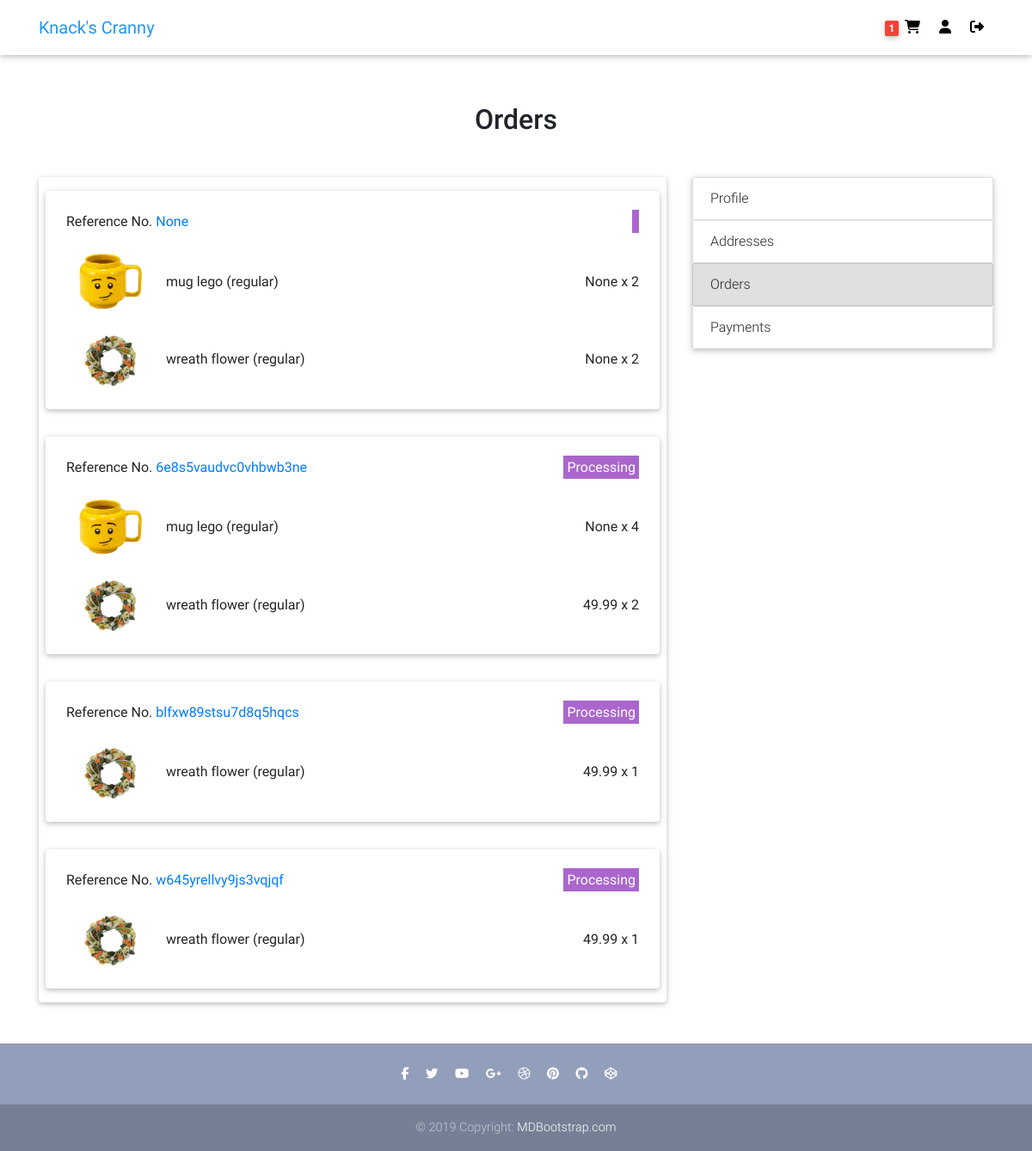
Page /orders/ (signed in) on the committed database.
### users/models.py (models this page shows, shortened)
class Customer(models.Model):
    user = models.OneToOneField(User, on_delete=models.SET_NULL, blank=True, null=True)
    session_id = models.CharField(max_length=32, blank=True, null=True)
    first_name = models.CharField(max_length=50, blank=True, null=True)
    last_name = models.CharField(max_length=50, blank=True, null=True)
    email = models.EmailField(max_length=100, blank=True, null=True)
    contact1 = models.CharField(max_length=30, blank=True, null=True)
    contact2 = models.CharField(max_length=30, blank=True, null=True)
    date_added = models.DateTimeField(default=timezone.now)
    date_updated = models.DateTimeField(default=timezone.now)
    image = models.ImageField(default=f'default_profile.png', upload_to='profile_pics')

### ecommerce/models.py (models this page shows, shortened)
class Order(models.Model):
    customer = models.ForeignKey(Customer, on_delete=models.SET_NULL, blank=True, null=True)
    reference_code = models.CharField(max_length=20, blank=True, null=True)
    shipping_address = models.ForeignKey(Address, related_name='shipping_address', on_delete=models.SET_NULL, blank=True, null=True)
    billing_address = models.ForeignKey(Address, related_name='billing_address', on_delete=models.SET_NULL, blank=True, null=True)
    payment = models.ForeignKey(Payment, on_delete=models.SET_NULL, blank=True, null=True)
    coupon = models.ForeignKey(Coupon, on_delete=models.SET_NULL, blank=True, null=True)
    date_added = models.DateTimeField(default=timezone.now)
    is_ordered = models.BooleanField(default=False)
    ordered_date = models.DateTimeField(blank=True, null=True)
    date_updated = models.DateTimeField(default=timezone.now)
    @property
    def get_cart_items(self):
        order_items = self.orderitem_set.all()
        total = sum([item.quantity for item in order_items])
        return total

class OrderItem(models.Model):
    item = models.ForeignKey(Variation, on_delete=models.SET_NULL, blank=True, null=True)
    order = models.ForeignKey(Order, on_delete=models.SET_NULL, blank=True, null=True)
    ordered_item_price = models.DecimalField(max_digits=6, decimal_places=2, null=True, blank=True)
    quantity = models.IntegerField(default=0, blank=True, null=True)
    date_added = models.DateTimeField(default=timezone.now)

class OrderStatus(models.Model):
    order = models.ForeignKey(Order, on_delete=models.CASCADE)
    status = models.CharField(max_length=2, choices=ORDER_STATUS, default='PC')
    refund_requested = models.BooleanField(default=False)
    refund_granted = models.BooleanField(default=False)
    date_added = models.DateTimeField(default=timezone.now)
    date_updated = models.DateTimeField(default=timezone.now)
    class Meta:
        verbose_name_plural = 'Order Statuses'

### items/models.py (models this page shows, shortened)
class Variation(models.Model):
    item = models.ForeignKey(Item, on_delete=models.CASCADE)
    name = models.CharField(max_length=100, default='regular')
    alias = models.CharField(max_length=150, blank=True, unique=True)
    price = models.DecimalField(max_digits=6, decimal_places=2, null=True, blank=True)
    price_discount = models.DecimalField(max_digits=6, decimal_places=2, null=True, blank=True)
    description = models.TextField(null=True, blank=True)
    inventory = models.PositiveIntegerField(default=0, blank=True)
    item_label = models.CharField(max_length=2, choices=ITEM_LABELS)
    active = models.BooleanField(default=True)
    date_added = models.DateTimeField(default=timezone.now)
    date_updated = models.DateTimeField(default=timezone.now)

class VariationImage(models.Model):
    variation = models.ForeignKey(Variation, on_delete=models.CASCADE)
    name = models.CharField(max_length=100, default='default')
    alias = models.CharField(max_length=150, blank=True, unique=True)
    image = image = models.ImageField(default=f'default_variation.png', upload_to='item_variation_pics')

class Item(models.Model):
    category = models.ForeignKey(Category, on_delete=models.SET_NULL, null=True, blank=True)
    name = models.CharField(max_length=100, unique=True)
    description = models.TextField()
    price = models.DecimalField(max_digits=6, decimal_places=2)
    price_discount = models.DecimalField(max_digits=6, decimal_places=2, null=True, blank=True)
    item_label = models.CharField(max_length=2, choices=ITEM_LABELS, default='NA')
    date_added = models.DateTimeField(default=timezone.now)
    date_updated = models.DateTimeField(default=timezone.now)
    image = models.ImageField(default=f'default.png', upload_to='item_pics')

### users/views.py (the view)
# urls.py: path('orders/', views.orders, name='orders'),
@login_required
def orders(request):
    customer = Customer.objects.filter(user=request.user).first()
    orders = Order.objects.filter(customer=customer, is_ordered=True)
    if request.method == 'GET':
        context = {
            'orders': orders,
        }
        return render(request, 'users/orders.html', context)

### ecommerce/templatetags/cart_items_count.py (called while the page is built)
@register.filter
def cart_items_count(request):
    customer = query_customer(request)
    order = Order.objects.filter(customer=customer, is_ordered=False)
    if order.exists():
        return order.first().get_cart_items
    return None

### ecommerce/views.py (called while the page is built)
def query_customer(request):
    if request.user.is_authenticated:
        return Customer.objects.filter(user=request.user).first()
    else:
        return get_session(request)

### users/templates/users/orders.html
{% extends "ecommerce/base.html" %}
{% load crispy_forms_tags %}
{% block content %}
<main class="mt-5 pt-4">
  <div class="container fadeIn">
    <h2 class="my-5 h2 text-center">Orders</h2>
    <div class="row">
      <div class="col-md-8 mb-4">
        <div class="card">
          {% for order in orders %}
          <div class="card mx-2 my-3">
            <div class="px-4 py-4">
              <div class="row">
                <div class="col-md-6">
                  Reference No. <a id="{{ order.reference_code}}" class="anchor" href="/payments/#{{ order.reference_code }}">{{ order.reference_code}}</a>
                </div>
                <div class="col-md-6 text-right">
                  <span class="px-1 py-1 bg-secondary text-white">{{ order.orderstatus_set.first.get_status_display }}</span>
                </div>
              </div>
              {% for item in order.orderitem_set.all %}
              <div class="row pt-4 align-items-center">
                <div class="col-md-2">
                  <a href="{% url 'ecommerce:item' item.item.item.id item.item.name %}" class="item-label">
                    <img style="width:100px" src="{{ item.item.variationimage_set.first.image.url }}">
                  </a>
                </div>
                <div class="col-md-5">
                  <a href="{% url 'ecommerce:item' item.item.item.id item.item.name %}" class="item-label">
                    {{ item.item.item.name }} ({{ item.item.name }})
                  </a>
                </div>
                <div class="col-md-3 offset-md-2 text-right">
                  {{ item.ordered_item_price }} x {{ item.quantity }}
                </div>
              </div>
              {% endfor %}
            </div>
          </div>
          {% endfor %}
        </div>
      </div>
      <div class="col-md-4 mb-4">
        <ul class="list-group mb-3 z-depth-1">
          <a href="{% url 'users:profile' %}">
            <li class="list-group-item d-flex justify-content-between">Profile</li>
          </a>
          <a href="{% url 'users:addresses' %}">
            <li class="list-group-item d-flex justify-content-between">Addresses</li>
          </a>
          <a href="{% url 'users:orders' %}">
            <li class="list-group-item d-flex justify-content-between bg-light">Orders</li>
          </a>
          <a href="{% url 'users:payments' %}">
            <li class="list-group-item d-flex justify-content-between">Payments</li>
          </a>
        </ul>
      </div>
    </div>
  </div>
</main>
{% endblock content %}

### ecommerce/templates/ecommerce/base.html (shortened to what this page needs)
{% load static %}
<!DOCTYPE html>
<html lang="en" dir="ltr">
<head>
    <link href="{% static 'ecommerce/css/bootstrap.min.css' %}" rel="stylesheet">
    <link href="{% static 'ecommerce/css/mdb.min.css' %}" rel="stylesheet">
    <link href="{% static 'ecommerce/css/style.css' %}" rel="stylesheet">
</head>
{% include "ecommerce/navbar.html" %}
<body>
    {% block content %}
    {% endblock content %}
    {% include "ecommerce/footer.html" %}
</body>
</html>

### ecommerce/templates/ecommerce/navbar.html (shortened to what this page needs)
{% load cart_items_count %}
<nav class="navbar fixed-top navbar-expand-lg navbar-light white scrolling-navbar">
    <div class="container">
      <a class="navbar-brand waves-effect" href="/">
        <strong class="blue-text">Knack's Cranny</strong>
      </a>
      <div class="collapse navbar-collapse" id="navbarSupportedContent">
        <ul class="navbar-nav nav-flex-icons">
          {% if request.user.is_authenticated %}
          <li class="nav-item">
            <a href="{% url 'ecommerce:cart' %}" class="nav-link waves-effect" title="Cart">
              {% if request|cart_items_count %}
              <span class="badge red z-depth-1"> {{ request|cart_items_count }} </span>
              {% endif %}
              <i class="fas fa-shopping-cart"></i>
            </a>
          </li>
          <li class="nav-item">
            <a href="{% url 'users:profile' %}" class="nav-link waves-effect" title="{{ user.username }}">
              <i class="fas fa-user"></i>
            </a>
          </li>
          <li class="nav-item">
            <a class="nav-link waves-effect" href="{% url 'logout' %}" title="Log Out">
              <i class="fas fa-sign-out-alt"></i>
            </a>
          </li>
          {% endif %}
        </ul>
      </div>
    </div>
  </nav>

### ecommerce/templates/ecommerce/footer.html
<footer class="page-footer text-center font-small mt-4 wow fadeIn">
    <hr class="my-4">
    <div class="pb-4">
      <a href="https://www.facebook.com/mdbootstrap" target="_blank">
        <i class="fab fa-facebook-f mr-3"></i>
      </a>
      <a href="https://twitter.com/MDBootstrap" target="_blank">
        <i class="fab fa-twitter mr-3"></i>
      </a>
      <a href="https://www.youtube.com/watch?v=7MUISDJ5ZZ4" target="_blank">
        <i class="fab fa-youtube mr-3"></i>
      </a>
      <a href="https://plus.google.com/u/0/b/107863090883699620484" target="_blank">
        <i class="fab fa-google-plus-g mr-3"></i>
      </a>
      <a href="https://dribbble.com/mdbootstrap" target="_blank">
        <i class="fab fa-dribbble mr-3"></i>
      </a>
      <a href="https://pinterest.com/mdbootstrap" target="_blank">
        <i class="fab fa-pinterest mr-3"></i>
      </a>
      <a href="https://github.com/mdbootstrap/bootstrap-material-design" target="_blank">
        <i class="fab fa-github mr-3"></i>
      </a>
      <a href="http://codepen.io/mdbootstrap/" target="_blank">
        <i class="fab fa-codepen mr-3"></i>
      </a>
    </div>
    <div class="footer-copyright py-3">
      © 2019 Copyright:
      <a href="https://mdbootstrap.com/education/bootstrap/" target="_blank"> MDBootstrap.com </a>
    </div>
  </footer>

### ecommerce/templates/ecommerce/scripts.html (shortened to what this page needs)
{% load static %}

### ecommerce/static/ecommerce/css/style.css (style rules this page uses)
.page-footer { background-color: #929FBA; }
.anchor { position: relative; padding-top: 100px; }
a .list-group-item, .item-label, .item-label:hover { color: #212529; text-decoration: inherit; }

### rows in the picture
Order: reference_code "None"
OrderItem: item.variationimage_set.first.image (picture), item.item.name "mug lego", item.name "regular", ordered_item_price "None", quantity "2"
OrderItem: item.variationimage_set.first.image (picture), item.item.name "wreath flower", item.name "regular", ordered_item_price "None", quantity "2"
Order: reference_code "6e8s5vaudvc0vhbwb3ne", orderstatus_set.first.status "Processing"
OrderItem: item.variationimage_set.first.image (picture), item.item.name "mug lego", item.name "regular", ordered_item_price "None", quantity "4"
OrderItem: item.variationimage_set.first.image (picture), item.item.name "wreath flower", item.name "regular", ordered_item_price "49.99", quantity "2"
Order: reference_code "blfxw89stsu7d8q5hqcs", orderstatus_set.first.status "Processing"
OrderItem: item.variationimage_set.first.image (picture), item.item.name "wreath flower", item.name "regular", ordered_item_price "49.99", quantity "1"
Order: reference_code "w645yrellvy9js3vqjqf", orderstatus_set.first.status "Processing"
OrderItem: item.variationimage_set.first.image (picture), item.item.name "wreath flower", item.name "regular", ordered_item_price "49.99", quantity "1"

### other values in the picture
{{ request|cart_items_count }} "1"
